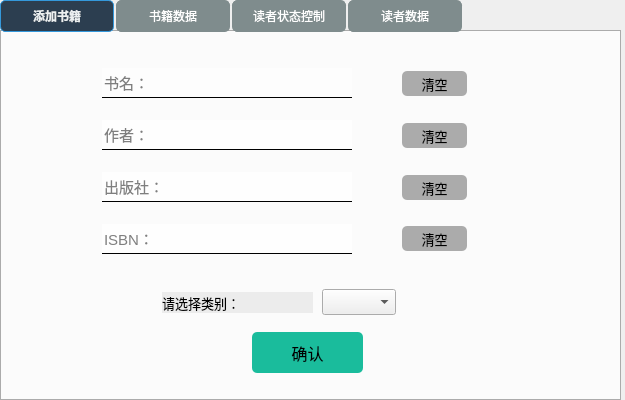
<?xml version="1.0" encoding="UTF-8"?>
<ui version="4.0">
 <class>admcontrol</class>
 <widget class="QDialog" name="admcontrol">
  <property name="geometry">
   <rect>
    <x>0</x>
    <y>0</y>
    <width>625</width>
    <height>400</height>
   </rect>
  </property>
  <property name="minimumSize">
   <size>
    <width>200</width>
    <height>300</height>
   </size>
  </property>
  <property name="maximumSize">
   <size>
    <width>625</width>
    <height>400</height>
   </size>
  </property>
  <property name="windowTitle">
   <string>管理员操作</string>
  </property>
  <property name="windowIcon">
   <iconset resource="picture.qrc">
    <normaloff>:/tushu.png</normaloff>:/tushu.png</iconset>
  </property>
  <widget class="QTabWidget" name="addbook">
   <property name="geometry">
    <rect>
     <x>0</x>
     <y>0</y>
     <width>621</width>
     <height>401</height>
    </rect>
   </property>
   <property name="styleSheet">
    <string notr="true">QTabBar::tab {
    background-color: #7f8c8d;      /* 背景色 */
    color: white;                   /* 文本颜色 */
    border: 1px solid #7f8c8d;      /* 边框 */
    border-radius: 5px;             /* 圆角 */
    min-width: 80px;                /* 最小宽度 */
    padding: 8px 16px;              /* 内边距 */
    margin-right: 2px;              /* 标签间距 */
}
QTabBar::tab:selected {
    background-color: #2c3e50;      /* 选中时的背景色 */
    color: #ecf0f1;                 /* 选中时的文本颜色 */
    border-color: #3498db;          /* 选中时的边框色 */
    font-weight: bold;              /* 粗体文本 */
}</string>
   </property>
   <property name="currentIndex">
    <number>0</number>
   </property>
   <widget class="QWidget" name="tab">
    <property name="styleSheet">
     <string notr="true"/>
    </property>
    <attribute name="title">
     <string>添加书籍</string>
    </attribute>
    <widget class="QPushButton" name="pushButton_3">
     <property name="geometry">
      <rect>
       <x>400</x>
       <y>91</y>
       <width>65</width>
       <height>25</height>
      </rect>
     </property>
     <property name="font">
      <font>
       <pointsize>10</pointsize>
      </font>
     </property>
     <property name="styleSheet">
      <string notr="true">border-radius:5px;
background-color: rgb(171, 171, 171);</string>
     </property>
     <property name="text">
      <string>清空</string>
     </property>
    </widget>
    <widget class="QWidget" name="verticalLayoutWidget">
     <property name="geometry">
      <rect>
       <x>30</x>
       <y>20</y>
       <width>391</width>
       <height>221</height>
      </rect>
     </property>
     <layout class="QVBoxLayout" name="verticalLayout">
      <item alignment="Qt::AlignmentFlag::AlignHCenter">
       <widget class="QLineEdit" name="name_1">
        <property name="minimumSize">
         <size>
          <width>250</width>
          <height>30</height>
         </size>
        </property>
        <property name="font">
         <font>
          <pointsize>11</pointsize>
         </font>
        </property>
        <property name="styleSheet">
         <string notr="true">QLineEdit{
	background-color:rgba(255,255,255,150);
	border:none;
	border-bottom:1px solid black;}</string>
        </property>
        <property name="placeholderText">
         <string>书名：</string>
        </property>
       </widget>
      </item>
      <item alignment="Qt::AlignmentFlag::AlignHCenter">
       <widget class="QLineEdit" name="author">
        <property name="minimumSize">
         <size>
          <width>250</width>
          <height>30</height>
         </size>
        </property>
        <property name="font">
         <font>
          <pointsize>11</pointsize>
         </font>
        </property>
        <property name="styleSheet">
         <string notr="true">QLineEdit{
	background-color:rgba(255,255,255,200);
	border:none;
	border-bottom:1px solid black;}</string>
        </property>
        <property name="placeholderText">
         <string>作者：</string>
        </property>
       </widget>
      </item>
      <item alignment="Qt::AlignmentFlag::AlignHCenter">
       <widget class="QLineEdit" name="publisher">
        <property name="minimumSize">
         <size>
          <width>250</width>
          <height>30</height>
         </size>
        </property>
        <property name="font">
         <font>
          <pointsize>11</pointsize>
         </font>
        </property>
        <property name="styleSheet">
         <string notr="true">QLineEdit{
	background-color:rgba(255,255,255,200);
	border:none;
	border-bottom:1px solid black;}</string>
        </property>
        <property name="placeholderText">
         <string>出版社：</string>
        </property>
       </widget>
      </item>
      <item alignment="Qt::AlignmentFlag::AlignHCenter">
       <widget class="QLineEdit" name="isbnEdit">
        <property name="minimumSize">
         <size>
          <width>250</width>
          <height>30</height>
         </size>
        </property>
        <property name="font">
         <font>
          <pointsize>11</pointsize>
         </font>
        </property>
        <property name="styleSheet">
         <string notr="true">QLineEdit{
	background-color:rgba(255,255,255,200);
	border:none;
	border-bottom:1px solid black;}</string>
        </property>
        <property name="alignment">
         <set>Qt::AlignmentFlag::AlignLeading|Qt::AlignmentFlag::AlignLeft|Qt::AlignmentFlag::AlignVCenter</set>
        </property>
        <property name="placeholderText">
         <string>ISBN：</string>
        </property>
       </widget>
      </item>
     </layout>
    </widget>
    <widget class="QPushButton" name="pushButton_2">
     <property name="geometry">
      <rect>
       <x>400</x>
       <y>39</y>
       <width>65</width>
       <height>25</height>
      </rect>
     </property>
     <property name="font">
      <font>
       <pointsize>10</pointsize>
      </font>
     </property>
     <property name="styleSheet">
      <string notr="true">border-radius:5px;
selection-color: rgb(170, 170, 255);
background-color: rgb(171, 171, 171);</string>
     </property>
     <property name="text">
      <string>清空</string>
     </property>
    </widget>
    <widget class="QPushButton" name="pushButton_4">
     <property name="geometry">
      <rect>
       <x>400</x>
       <y>143</y>
       <width>65</width>
       <height>25</height>
      </rect>
     </property>
     <property name="minimumSize">
      <size>
       <width>56</width>
       <height>18</height>
      </size>
     </property>
     <property name="maximumSize">
      <size>
       <width>100</width>
       <height>30</height>
      </size>
     </property>
     <property name="font">
      <font>
       <pointsize>10</pointsize>
      </font>
     </property>
     <property name="styleSheet">
      <string notr="true">border-radius:5px;
background-color: rgb(171, 171, 171);</string>
     </property>
     <property name="text">
      <string>清空</string>
     </property>
    </widget>
    <widget class="QPushButton" name="pushButton">
     <property name="geometry">
      <rect>
       <x>250</x>
       <y>300</y>
       <width>111</width>
       <height>41</height>
      </rect>
     </property>
     <property name="minimumSize">
      <size>
       <width>80</width>
       <height>30</height>
      </size>
     </property>
     <property name="font">
      <font>
       <pointsize>12</pointsize>
      </font>
     </property>
     <property name="styleSheet">
      <string notr="true">border-radius:5px;
background-color: rgb(26, 188, 156);</string>
     </property>
     <property name="text">
      <string>确认</string>
     </property>
    </widget>
    <widget class="QComboBox" name="comboBox">
     <property name="geometry">
      <rect>
       <x>320</x>
       <y>257</y>
       <width>74</width>
       <height>26</height>
      </rect>
     </property>
    </widget>
    <widget class="QLabel" name="resultLabel">
     <property name="geometry">
      <rect>
       <x>160</x>
       <y>260</y>
       <width>151</width>
       <height>21</height>
      </rect>
     </property>
     <property name="font">
      <font>
       <pointsize>10</pointsize>
      </font>
     </property>
     <property name="styleSheet">
      <string notr="true">background-color: rgb(236, 236, 236);</string>
     </property>
     <property name="text">
      <string>请选择类别：</string>
     </property>
    </widget>
    <widget class="QPushButton" name="pushButton_5">
     <property name="geometry">
      <rect>
       <x>400</x>
       <y>194</y>
       <width>65</width>
       <height>25</height>
      </rect>
     </property>
     <property name="minimumSize">
      <size>
       <width>56</width>
       <height>18</height>
      </size>
     </property>
     <property name="maximumSize">
      <size>
       <width>100</width>
       <height>30</height>
      </size>
     </property>
     <property name="font">
      <font>
       <pointsize>10</pointsize>
      </font>
     </property>
     <property name="styleSheet">
      <string notr="true">border-radius:5px;
background-color: rgb(171, 171, 171);</string>
     </property>
     <property name="text">
      <string>清空</string>
     </property>
    </widget>
    <widget class="QLabel" name="label">
     <property name="geometry">
      <rect>
       <x>0</x>
       <y>0</y>
       <width>631</width>
       <height>371</height>
      </rect>
     </property>
     <property name="styleSheet">
      <string notr="true">background-image: url(:/bgr1.png);</string>
     </property>
     <property name="text">
      <string/>
     </property>
    </widget>
    <zorder>label</zorder>
    <zorder>pushButton_3</zorder>
    <zorder>verticalLayoutWidget</zorder>
    <zorder>pushButton_2</zorder>
    <zorder>pushButton_4</zorder>
    <zorder>pushButton</zorder>
    <zorder>comboBox</zorder>
    <zorder>resultLabel</zorder>
    <zorder>pushButton_5</zorder>
   </widget>
   <widget class="QWidget" name="tab_3">
    <attribute name="title">
     <string>书籍数据</string>
    </attribute>
    <widget class="QLineEdit" name="name_2">
     <property name="geometry">
      <rect>
       <x>10</x>
       <y>10</y>
       <width>250</width>
       <height>30</height>
      </rect>
     </property>
     <property name="minimumSize">
      <size>
       <width>250</width>
       <height>30</height>
      </size>
     </property>
     <property name="styleSheet">
      <string notr="true">QLineEdit{
	background-color: rgb(237, 237, 237);
	background-color:rgba(255,255,255,200);
	border:none;
	border-bottom:1px solid black;}</string>
     </property>
     <property name="placeholderText">
      <string> 请选择搜索目标：</string>
     </property>
    </widget>
    <widget class="QTableView" name="tableView_2">
     <property name="geometry">
      <rect>
       <x>0</x>
       <y>40</y>
       <width>621</width>
       <height>341</height>
      </rect>
     </property>
     <property name="styleSheet">
      <string notr="true">background-color: rgba(236, 236, 236,50);</string>
     </property>
    </widget>
    <widget class="QComboBox" name="searchBox">
     <property name="geometry">
      <rect>
       <x>188</x>
       <y>12</y>
       <width>71</width>
       <height>25</height>
      </rect>
     </property>
     <property name="styleSheet">
      <string notr="true">border-radius:5px;</string>
     </property>
    </widget>
    <widget class="QLabel" name="label_2">
     <property name="geometry">
      <rect>
       <x>0</x>
       <y>0</y>
       <width>631</width>
       <height>371</height>
      </rect>
     </property>
     <property name="styleSheet">
      <string notr="true">background-image: url(:/bgr2.png);</string>
     </property>
     <property name="text">
      <string/>
     </property>
    </widget>
    <zorder>label_2</zorder>
    <zorder>name_2</zorder>
    <zorder>tableView_2</zorder>
    <zorder>searchBox</zorder>
   </widget>
   <widget class="QWidget" name="tab_5">
    <attribute name="title">
     <string>读者状态控制</string>
    </attribute>
    <widget class="QLineEdit" name="readername_2">
     <property name="geometry">
      <rect>
       <x>130</x>
       <y>100</y>
       <width>250</width>
       <height>30</height>
      </rect>
     </property>
     <property name="minimumSize">
      <size>
       <width>250</width>
       <height>30</height>
      </size>
     </property>
     <property name="font">
      <font>
       <pointsize>11</pointsize>
      </font>
     </property>
     <property name="styleSheet">
      <string notr="true">QLineEdit{
background-color:rgba(255,255,255,150);
	border:none;
	border-bottom:1px solid black;}</string>
     </property>
     <property name="placeholderText">
      <string>解禁读者名：</string>
     </property>
    </widget>
    <widget class="QLineEdit" name="readername">
     <property name="geometry">
      <rect>
       <x>130</x>
       <y>170</y>
       <width>250</width>
       <height>30</height>
      </rect>
     </property>
     <property name="minimumSize">
      <size>
       <width>250</width>
       <height>30</height>
      </size>
     </property>
     <property name="font">
      <font>
       <pointsize>11</pointsize>
      </font>
     </property>
     <property name="styleSheet">
      <string notr="true">QLineEdit{
background-color:rgba(255,255,255,150);
	border:none;
	border-bottom:1px solid black;}</string>
     </property>
     <property name="placeholderText">
      <string>封禁读者名：</string>
     </property>
    </widget>
    <widget class="QPushButton" name="pushButton_10">
     <property name="geometry">
      <rect>
       <x>400</x>
       <y>100</y>
       <width>65</width>
       <height>25</height>
      </rect>
     </property>
     <property name="font">
      <font>
       <pointsize>10</pointsize>
      </font>
     </property>
     <property name="styleSheet">
      <string notr="true">border-radius:5px;
selection-color: rgb(170, 170, 255);
background-color: rgb(171, 171, 171);</string>
     </property>
     <property name="text">
      <string>清空</string>
     </property>
    </widget>
    <widget class="QPushButton" name="pushButton_11">
     <property name="geometry">
      <rect>
       <x>240</x>
       <y>250</y>
       <width>101</width>
       <height>31</height>
      </rect>
     </property>
     <property name="font">
      <font>
       <pointsize>12</pointsize>
      </font>
     </property>
     <property name="styleSheet">
      <string notr="true">border-radius:5px;
background-color: rgb(26, 188, 156);</string>
     </property>
     <property name="text">
      <string>确认</string>
     </property>
    </widget>
    <widget class="QPushButton" name="pushButton_12">
     <property name="geometry">
      <rect>
       <x>400</x>
       <y>170</y>
       <width>65</width>
       <height>25</height>
      </rect>
     </property>
     <property name="font">
      <font>
       <pointsize>10</pointsize>
      </font>
     </property>
     <property name="styleSheet">
      <string notr="true">border-radius:5px;
selection-color: rgb(170, 170, 255);
background-color: rgb(171, 171, 171);</string>
     </property>
     <property name="text">
      <string>清空</string>
     </property>
    </widget>
    <widget class="QLabel" name="label_3">
     <property name="geometry">
      <rect>
       <x>0</x>
       <y>0</y>
       <width>631</width>
       <height>371</height>
      </rect>
     </property>
     <property name="styleSheet">
      <string notr="true">background-image: url(:/bgr3.png);</string>
     </property>
     <property name="text">
      <string/>
     </property>
    </widget>
    <zorder>label_3</zorder>
    <zorder>readername_2</zorder>
    <zorder>readername</zorder>
    <zorder>pushButton_10</zorder>
    <zorder>pushButton_11</zorder>
    <zorder>pushButton_12</zorder>
   </widget>
   <widget class="QWidget" name="tab_2">
    <attribute name="title">
     <string>读者数据</string>
    </attribute>
    <widget class="QLineEdit" name="name_3">
     <property name="geometry">
      <rect>
       <x>0</x>
       <y>10</y>
       <width>250</width>
       <height>30</height>
      </rect>
     </property>
     <property name="minimumSize">
      <size>
       <width>250</width>
       <height>30</height>
      </size>
     </property>
     <property name="styleSheet">
      <string notr="true">QLineEdit{
	background-color:rgba(255,255,255,200);
	border:none;
	border-bottom:1px solid black;}</string>
     </property>
     <property name="placeholderText">
      <string>请选择搜索目标：</string>
     </property>
    </widget>
    <widget class="QTableView" name="tableView">
     <property name="geometry">
      <rect>
       <x>0</x>
       <y>40</y>
       <width>621</width>
       <height>341</height>
      </rect>
     </property>
     <property name="styleSheet">
      <string notr="true">background-color: rgba(236, 236, 236,50);</string>
     </property>
    </widget>
    <widget class="QLabel" name="label_4">
     <property name="geometry">
      <rect>
       <x>0</x>
       <y>0</y>
       <width>631</width>
       <height>371</height>
      </rect>
     </property>
     <property name="styleSheet">
      <string notr="true">background-image: url(:/bgr4.png);</string>
     </property>
     <property name="text">
      <string/>
     </property>
    </widget>
    <zorder>label_4</zorder>
    <zorder>name_3</zorder>
    <zorder>tableView</zorder>
   </widget>
  </widget>
 </widget>
 <resources>
  <include location="picture.qrc"/>
 </resources>
 <connections>
  <connection>
   <sender>pushButton_2</sender>
   <signal>clicked()</signal>
   <receiver>name_1</receiver>
   <slot>clear()</slot>
   <hints>
    <hint type="sourcelabel">
     <x>445</x>
     <y>87</y>
    </hint>
    <hint type="destinationlabel">
     <x>330</x>
     <y>79</y>
    </hint>
   </hints>
  </connection>
  <connection>
   <sender>pushButton_3</sender>
   <signal>clicked()</signal>
   <receiver>author</receiver>
   <slot>clear()</slot>
   <hints>
    <hint type="sourcelabel">
     <x>448</x>
     <y>137</y>
    </hint>
    <hint type="destinationlabel">
     <x>351</x>
     <y>134</y>
    </hint>
   </hints>
  </connection>
  <connection>
   <sender>pushButton_4</sender>
   <signal>clicked()</signal>
   <receiver>publisher</receiver>
   <slot>clear()</slot>
   <hints>
    <hint type="sourcelabel">
     <x>444</x>
     <y>177</y>
    </hint>
    <hint type="destinationlabel">
     <x>351</x>
     <y>183</y>
    </hint>
   </hints>
  </connection>
  <connection>
   <sender>pushButton_5</sender>
   <signal>clicked()</signal>
   <receiver>isbnEdit</receiver>
   <slot>clear()</slot>
   <hints>
    <hint type="sourcelabel">
     <x>439</x>
     <y>218</y>
    </hint>
    <hint type="destinationlabel">
     <x>311</x>
     <y>222</y>
    </hint>
   </hints>
  </connection>
 </connections>
</ui>
